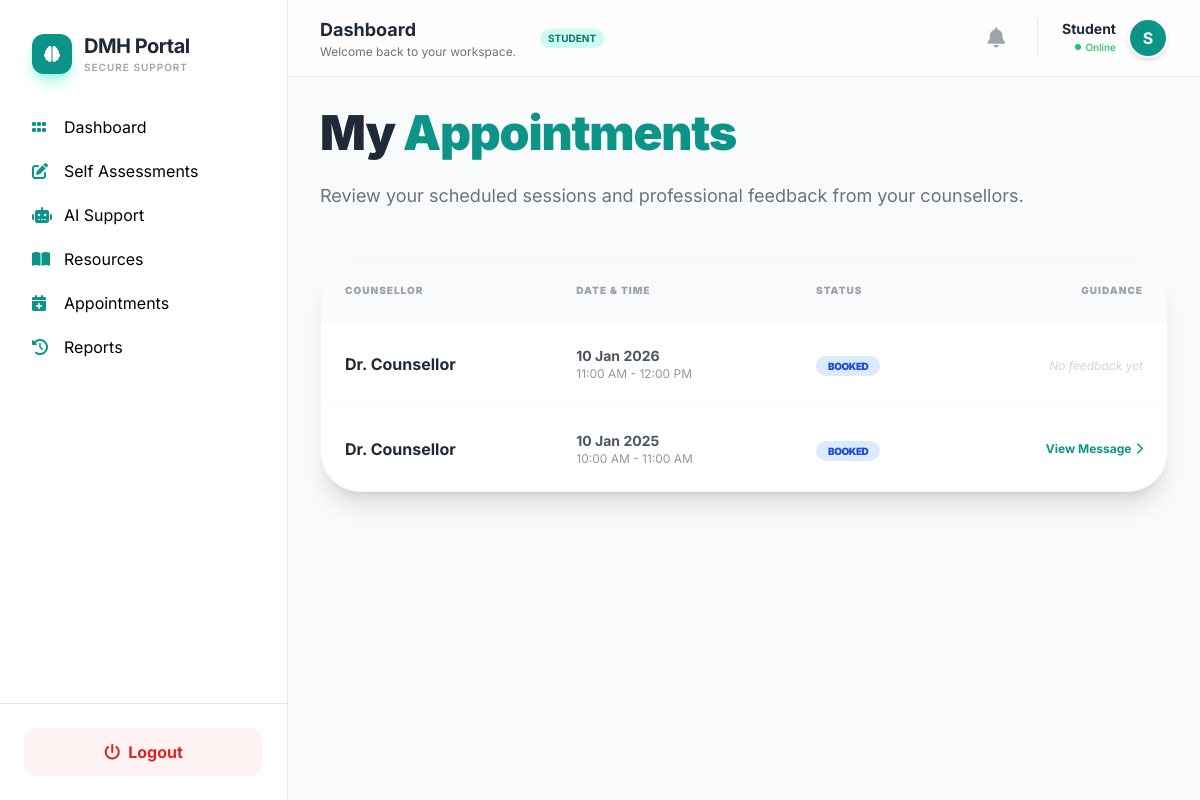
Before: /appointments/ (signed in) with the older database file.
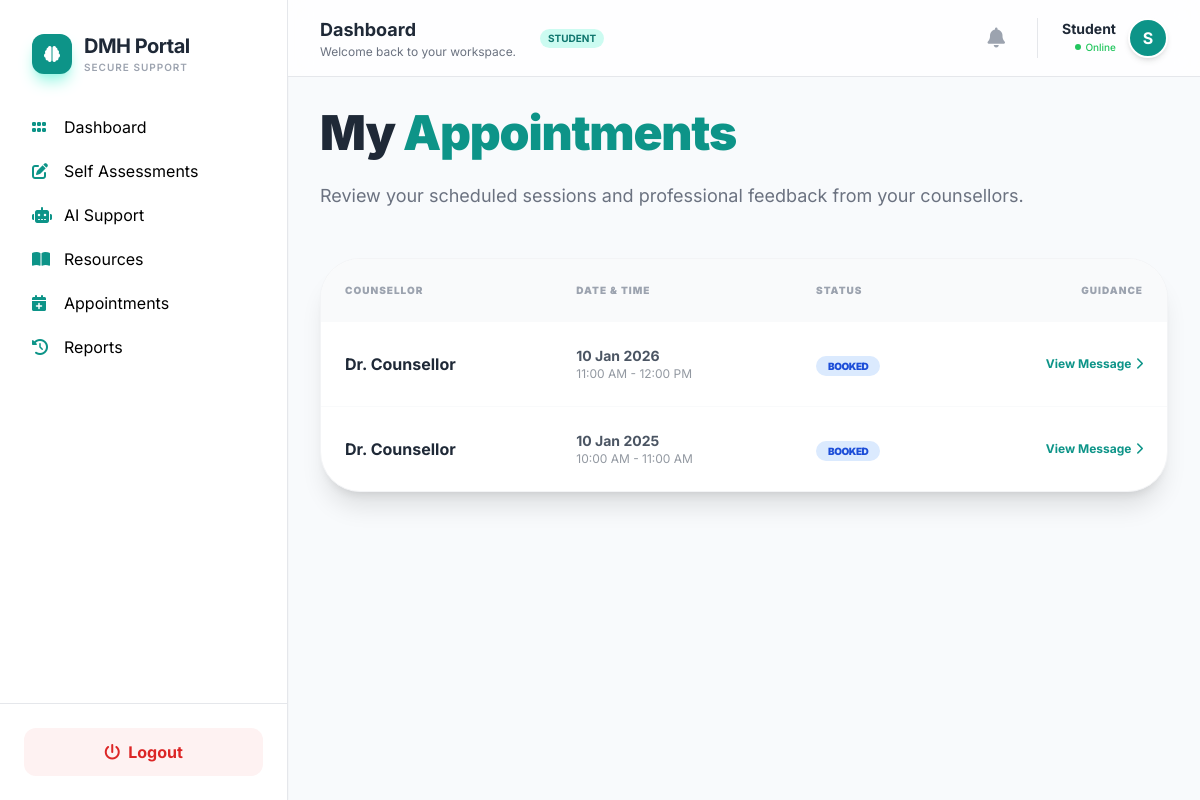
After: the same page with the newer database file.
### appointments/models.py (models this page shows, shortened)
class Appointment(models.Model):
    STATUS_CHOICES = (
        ('BOOKED', 'Booked'),
        ('COMPLETED', 'Completed'),
    )
    student = models.ForeignKey(
        settings.AUTH_USER_MODEL,
        on_delete=models.CASCADE,
        related_name='appointments'
    )
    counsellor = models.ForeignKey(
        settings.AUTH_USER_MODEL,
        on_delete=models.CASCADE,
        related_name='counsellor_appointments'
    )
    date = models.DateField()
    time_slot = models.CharField(max_length=50)
    status = models.CharField(max_length=20, choices=STATUS_CHOICES, default='BOOKED')
    guidance_message = models.TextField(blank=True)
    created_at = models.DateTimeField(auto_now_add=True)

### accounts/models.py (models this page shows, shortened)
class User(AbstractUser):
    ROLE_CHOICES = (
        ('student', 'Student'),
        ('counsellor', 'Counsellor'),
        ('peer', 'Peer Volunteer'),
        ('admin', 'Admin'),
    )
    role = models.CharField(max_length=20, choices=ROLE_CHOICES, default='student')
    anonymous_id = models.UUIDField(default=uuid.uuid4, editable=False)
    is_approved = models.BooleanField(default=False)
    login_count = models.PositiveIntegerField(default=0) # Track login counts

### appointments/views.py (the view)
# urls.py: path('appointments/', appt_views.view_appointments, name='view_appointments'),
@login_required
def view_appointments(request):
    if request.user.role == 'counsellor':
        appointments = Appointment.objects.filter(counsellor=request.user).order_by('-date')
        return render(request, 'appointments/counsellor_list.html', {'appointments': appointments})
    else:
        appointments = Appointment.objects.filter(student=request.user).order_by('-date')
        return render(request, 'appointments/student_list.html', {'appointments': appointments})

### dashboard/context_processors.py (called while the page is built)
def notification_context(request):
    if request.user.is_authenticated:
        notifications = Notification.objects.filter(user=request.user).order_by('-created_at')[:5]
        unread_count = Notification.objects.filter(user=request.user, is_read=False).count()
        return {
            'nav_notifications': notifications,
            'unread_notif_count': unread_count
        }
    return {}

### templates/appointments/student_list.html (shortened to what this page needs)
{% extends "base2.html" %}
{% block content %}
<div class="max-w-7xl mx-auto animate-fade-in space-y-12 pb-20">
    <section class="max-w-4xl">
        <h1 class="text-4xl md:text-5xl font-black mb-6 tracking-tight text-gray-800">
            My <span class="text-teal-600">Appointments</span>
        </h1>
        <p class="text-lg text-gray-500 leading-relaxed">
            Review your scheduled sessions and professional feedback from your counsellors.
        </p>
    </section>
    <div class="bg-white rounded-[2.5rem] border border-gray-100 shadow-xl overflow-hidden">
        <table class="w-full text-left border-collapse">
            <thead class="bg-gray-50">
                <tr>
                    <th class="p-6 text-[10px] font-black text-gray-400 uppercase tracking-widest">Counsellor</th>
                    <th class="p-6 text-[10px] font-black text-gray-400 uppercase tracking-widest">Date & Time</th>
                    <th class="p-6 text-[10px] font-black text-gray-400 uppercase tracking-widest">Status</th>
                    <th class="p-6 text-[10px] font-black text-gray-400 uppercase tracking-widest text-right">Guidance</th>
                </tr>
            </thead>
            <tbody class="divide-y divide-gray-50">
                {% for a in appointments %}
                <tr class="hover:bg-teal-50/30 transition-colors">
                    <td class="p-6 font-bold text-gray-800">Dr. {{ a.counsellor.username }}</td>
                    <td class="p-6 text-sm text-gray-600">
                        <div class="font-bold">{{ a.date|date:"d M Y" }}</div>
                        <div class="text-xs opacity-60">{{ a.time_slot }}</div>
                    </td>
                    <td class="p-6">
                        <span class="px-3 py-1 rounded-full text-[10px] font-black uppercase tracking-tighter
                            {% if a.status == 'COMPLETED' %}bg-emerald-100 text-emerald-700
                            {% elif a.status == 'BOOKED' %}bg-blue-100 text-blue-700
                            {% else %}bg-gray-100 text-gray-600{% endif %}">
                            {{ a.status }}
                        </span>
                    </td>
                    <td class="p-6 text-right">
                        {% if a.guidance_message %}
                            <button onclick="openModal('Dr. {{ a.counsellor.username }}', '{{ a.guidance_message|escapejs }}')"
                                    class="text-teal-600 font-bold text-xs hover:underline flex items-center justify-end w-full">
                                View Message <i class="fa-solid fa-chevron-right ml-1"></i>
                            </button>
                        {% else %}
                            <span class="text-gray-300 italic text-xs">No feedback yet</span>
                        {% endif %}
                    </td>
                </tr>
                {% endfor %}
            </tbody>
        </table>
    </div>
</div>
{% endblock %}

Changed rows visible on the page:
changed Appointment "10 Jan 2026": guidance_message "No feedback yet" → "View Message"
